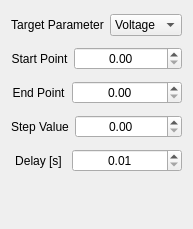
                   <widget class="QWidget" name="scrollAreaWidgetContents_2">
                    <property name="geometry">
                     <rect>
                      <x>0</x>
                      <y>0</y>
                      <width>182</width>
                      <height>229</height>
                     </rect>
                    </property>
                    <layout class="QVBoxLayout" name="verticalLayout_16">
                     <item>
                      <layout class="QHBoxLayout" name="horizontalLayout_14" stretch="1,2">
                       <property name="spacing">
                        <number>6</number>
                       </property>
                       <item>
                        <widget class="QLabel" name="label_11">
                         <property name="minimumSize">
                          <size>
                           <width>0</width>
                           <height>28</height>
                          </size>
                         </property>
                         <property name="text">
                          <string>Target Parameter</string>
                         </property>
                         <property name="alignment">
                          <set>Qt::AlignCenter</set>
                         </property>
                         <property name="margin">
                          <number>6</number>
                         </property>
                        </widget>
                       </item>
                       <item>
                        <widget class="QComboBox" name="comboSweepTarget">
                         <property name="sizeAdjustPolicy">
                          <enum>QComboBox::AdjustToContentsOnFirstShow</enum>
                         </property>
                         <item>
                          <property name="text">
                           <string>Voltage</string>
                          </property>
                         </item>
                         <item>
                          <property name="text">
                           <string>Current</string>
                          </property>
                         </item>
                        </widget>
                       </item>
                      </layout>
                     </item>
                     <item>
                      <layout class="QHBoxLayout" name="horizontalLayout_15" stretch="1,2">
                       <item>
                        <widget class="QLabel" name="label_15">
                         <property name="minimumSize">
                          <size>
                           <width>0</width>
                           <height>28</height>
                          </size>
                         </property>
                         <property name="text">
                          <string>Start Point</string>
                         </property>
                         <property name="alignment">
                          <set>Qt::AlignCenter</set>
                         </property>
                         <property name="margin">
                          <number>6</number>
                         </property>
                        </widget>
                       </item>
                       <item>
                        <widget class="QDoubleSpinBox" name="spinBoxSweepStart">
                         <property name="alignment">
                          <set>Qt::AlignCenter</set>
                         </property>
                         <property name="decimals">
                          <number>2</number>
                         </property>
                         <property name="minimum">
                          <double>0.000000000000000</double>
                         </property>
                         <property name="maximum">
                          <double>100.000000000000000</double>
                         </property>
                         <property name="singleStep">
                          <double>0.100000000000000</double>
                         </property>
                         <property name="stepType">
                          <enum>QAbstractSpinBox::AdaptiveDecimalStepType</enum>
                         </property>
                        </widget>
                       </item>
                      </layout>
                     </item>
                     <item>
                      <layout class="QHBoxLayout" name="horizontalLayout_16" stretch="1,2">
                       <item>
                        <widget class="QLabel" name="label_16">
                         <property name="minimumSize">
                          <size>
                           <width>0</width>
                           <height>28</height>
                          </size>
                         </property>
                         <property name="text">
                          <string>End Point</string>
                         </property>
                         <property name="alignment">
                          <set>Qt::AlignCenter</set>
                         </property>
                         <property name="margin">
                          <number>6</number>
                         </property>
                        </widget>
                       </item>
                       <item>
                        <widget class="QDoubleSpinBox" name="spinBoxSweepStop">
                         <property name="alignment">
                          <set>Qt::AlignCenter</set>
                         </property>
                         <property name="decimals">
                          <number>2</number>
                         </property>
                         <property name="minimum">
                          <double>0.000000000000000</double>
                         </property>
                         <property name="maximum">
                          <double>100.000000000000000</double>
                         </property>
                         <property name="singleStep">
                          <double>0.100000000000000</double>
                         </property>
                         <property name="stepType">
                          <enum>QAbstractSpinBox::AdaptiveDecimalStepType</enum>
                         </property>
                        </widget>
                       </item>
                      </layout>
                     </item>
                     <item>
                      <layout class="QHBoxLayout" name="horizontalLayout_17" stretch="1,2">
                       <item>
                        <widget class="QLabel" name="label_17">
                         <property name="minimumSize">
                          <size>
                           <width>0</width>
                           <height>28</height>
                          </size>
                         </property>
                         <property name="text">
                          <string>Step Value</string>
                         </property>
                         <property name="alignment">
                          <set>Qt::AlignCenter</set>
                         </property>
                         <property name="margin">
                          <number>6</number>
                         </property>
                        </widget>
                       </item>
                       <item>
                        <widget class="QDoubleSpinBox" name="spinBoxSweepStep">
                         <property name="alignment">
                          <set>Qt::AlignCenter</set>
                         </property>
                         <property name="decimals">
                          <number>2</number>
                         </property>
                         <property name="minimum">
                          <double>0.000000000000000</double>
                         </property>
                         <property name="maximum">
                          <double>100.000000000000000</double>
                         </property>
                         <property name="singleStep">
                          <double>0.100000000000000</double>
                         </property>
                         <property name="stepType">
                          <enum>QAbstractSpinBox::AdaptiveDecimalStepType</enum>
                         </property>
                        </widget>
                       </item>
                      </layout>
                     </item>
                     <item>
                      <layout class="QHBoxLayout" name="horizontalLayout_18" stretch="1,2">
                       <item>
                        <widget class="QLabel" name="label_18">
                         <property name="minimumSize">
                          <size>
                           <width>0</width>
                           <height>28</height>
                          </size>
                         </property>
                         <property name="text">
                          <string>Delay [s]</string>
                         </property>
                         <property name="alignment">
                          <set>Qt::AlignCenter</set>
                         </property>
                         <property name="margin">
                          <number>6</number>
                         </property>
                        </widget>
                       </item>
                       <item>
                        <widget class="QDoubleSpinBox" name="spinBoxSweepDelay">
                         <property name="alignment">
                          <set>Qt::AlignCenter</set>
                         </property>
                         <property name="decimals">
                          <number>2</number>
                         </property>
                         <property name="minimum">
                          <double>0.010000000000000</double>
                         </property>
                         <property name="maximum">
                          <double>999999.000000000000000</double>
                         </property>
                         <property name="singleStep">
                          <double>0.100000000000000</double>
                         </property>
                         <property name="stepType">
                          <enum>QAbstractSpinBox::AdaptiveDecimalStepType</enum>
                         </property>
                        </widget>
                       </item>
                      </layout>
                     </item>
                     <item>
                      <spacer name="verticalSpacer_2">
                       <property name="orientation">
                        <enum>Qt::Vertical</enum>
                       </property>
                       <property name="sizeHint" stdset="0">
                        <size>
                         <width>20</width>
                         <height>36</height>
                        </size>
                       </property>
                      </spacer>
                     </item>
                    </layout>
                   </widget>
